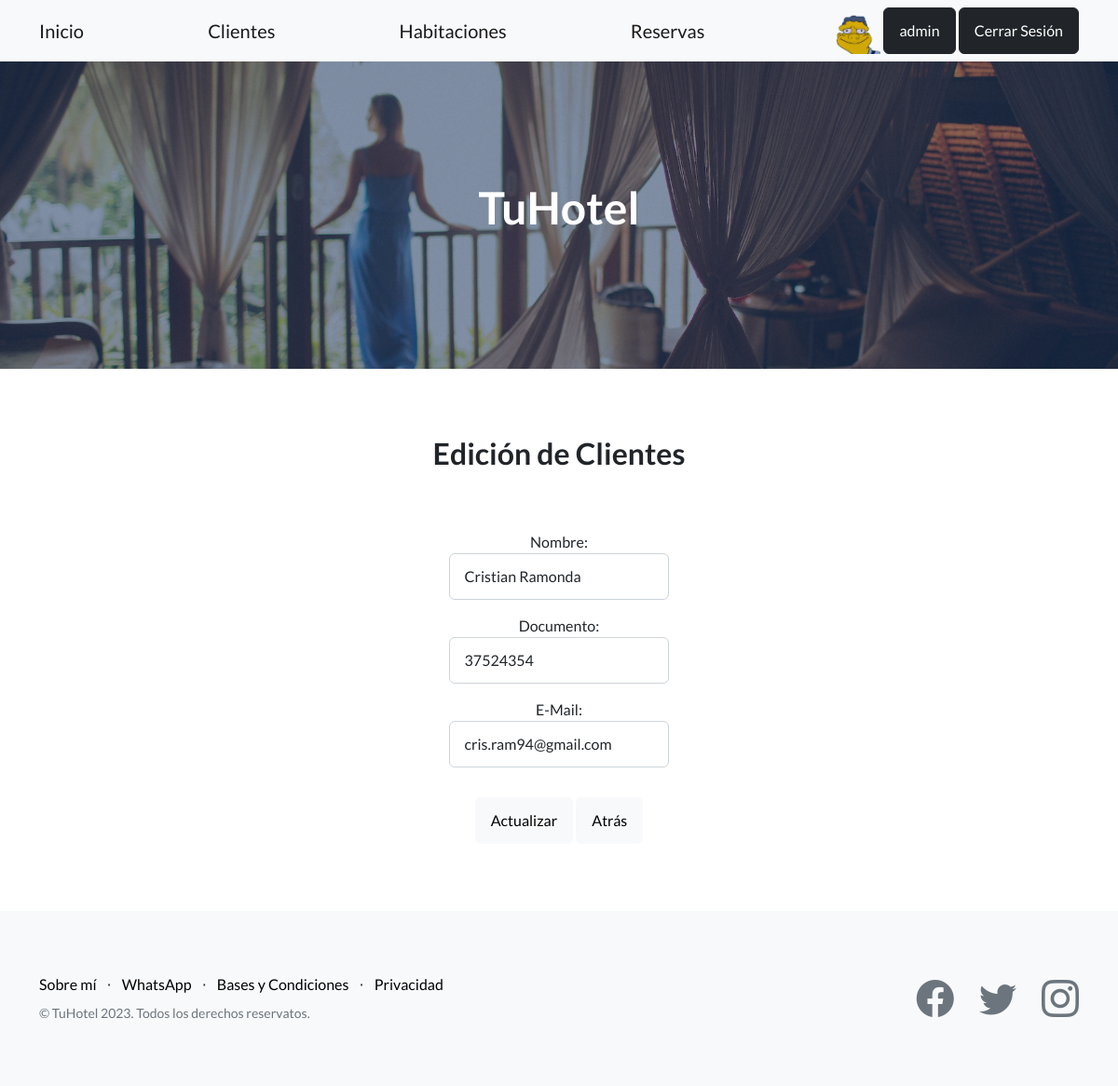
Page /apphotel/editar-cliente/2 (signed in) on the committed database.
### AppHotel/models.py (models this page shows, shortened)
class Cliente(models.Model):
    nombre = models.CharField(max_length=50)
    documento = models.IntegerField()
    email = models.EmailField(max_length=30)

### AppHotel/views.py (the view)
# urls.py: path('editar-cliente/<int:id>', editar_cliente, name = 'EditarClientes'),
@login_required
def editar_cliente(request, id):
    cliente = Cliente.objects.get(id=id)
    if request.method == 'POST':
        miFormulario = RegistroCliente(request.POST)
        miFormulario.fields['nombre'].label = 'Nombre'
        miFormulario.fields['documento'].label = 'Documento'
        miFormulario.fields['email'].label = 'E-Mail'
        miFormulario.fields['nombre'].widget.attrs.update({'class': 'form-control'})
        miFormulario.fields['documento'].widget.attrs.update({'class': 'form-control'})
        miFormulario.fields['email'].widget.attrs.update({'class': 'form-control'})
        if miFormulario.is_valid():
            data = miFormulario.cleaned_data
            cliente.nombre = data['nombre']
            cliente.documento = data['documento']
            cliente.email = data['email']
            cliente.save()
            lista_clientes = Cliente.objects.all()
            try:
                avatar = Avatar.objects.get(user=request.user.id)
                return render(request, 'lista_clientes.html', {'edicion_exitosa': '¡Edición realizada con éxito!' , "lista_clientes":lista_clientes , 'url': avatar.imagen.url })
            except:
                return render(request, 'lista_clientes.html', {'edicion_exitosa': '¡Edición realizada con éxito!' , "lista_clientes":lista_clientes})
        else:
            lista_clientes = Cliente.objects.all()
            try:
                avatar = Avatar.objects.get(user=request.user.id)
                return render(request, 'lista_clientes.html', {'edicion_fallida': 'Datos del formulario inválidos' , "lista_clientes":lista_clientes , 'url': avatar.imagen.url })
            except:
                return render(request, 'lista_clientes.html', {'edicion_fallida': 'Datos del formulario inválidos' , "lista_clientes":lista_clientes})
    else:
        miFormulario = RegistroCliente(initial={
            'nombre' : cliente.nombre,
            'documento' : cliente.documento,
            'email' : cliente.email
        })
        miFormulario.fields['nombre'].label = 'Nombre'
        miFormulario.fields['documento'].label = 'Documento'
        miFormulario.fields['email'].label = 'E-Mail'
        miFormulario.fields['nombre'].widget.attrs.update({'class': 'form-control'})
        miFormulario.fields['documento'].widget.attrs.update({'class': 'form-control'})
        miFormulario.fields['email'].widget.attrs.update({'class': 'form-control'})
        try:
            avatar = Avatar.objects.get(user=request.user.id)
            return render(request, 'editar_cliente.html', {'miFormulario': miFormulario, 'id' : cliente.id , 'url': avatar.imagen.url })
        except:
            return render(request,'editar_cliente.html', {'miFormulario': miFormulario, 'id' : cliente.id})

### AppHotel/forms.py
class RegistroCliente(forms.Form):
    nombre = forms.CharField()
    documento = forms.IntegerField()
    email = forms.EmailField()

### AppHotel/templates/editar_cliente.html
{% extends 'base.html' %}
{% load static %}
{% block contenido_cambio %}
    <h2 class="mx-auto my-5 p-3">Edición de Clientes</h2>
    <form class="mx-auto" style="width: 20%;" action="{% url 'EditarClientes' id %}" method="POST"> {% csrf_token %}
        {{ miFormulario.as_p }}
        <button class="btn btn-light my-3" type='submit'>
            Actualizar
        </button>
        <a
            href="{% url 'ListaClientes' %}"
            >
                <button type="button" class="btn btn-light">Atrás</button>
        </a>
    </form>
{% endblock contenido_cambio %}

### AppHotel/templates/navbar.html
<nav class="navbar navbar-light bg-light static-top">
    <div class="container">
        <a class="navbar-brand" href= {% url 'Inicio' %} >Inicio</a>
        <a class="navbar-brand" href= {% url 'ListaClientes' %} >Clientes</a>
        <a class="navbar-brand" href= {% url 'ListaHabitacion' %} >Habitaciones</a>
        <a class="navbar-brand" href= {% url 'ListaReservas' %} >Reservas</a>
        {% if user.is_authenticated %}
             <div >
                {% if url %}
                    <img  height="50px" src="{{ url }}" alt="Avatar">
                {% endif %}
                <a class="btn btn-dark " href="{% url 'EditarUsuario' %}">{{ user.username }}</a>
                <a class="btn btn-dark" href= {% url 'Logout' %} >Cerrar Sesión</a>
            </div>
        {% else %}
            <a class="btn btn-dark" href= {% url 'Login' %}  >Iniciar Sesión</a>
        {% endif %}
    </div>
</nav>

### rows in the picture
Cliente: nombre "Cristian Ramonda", documento "37524354", email "cris.ram94@gmail.com"

### other values in the picture
{{ user.username }} "admin"
